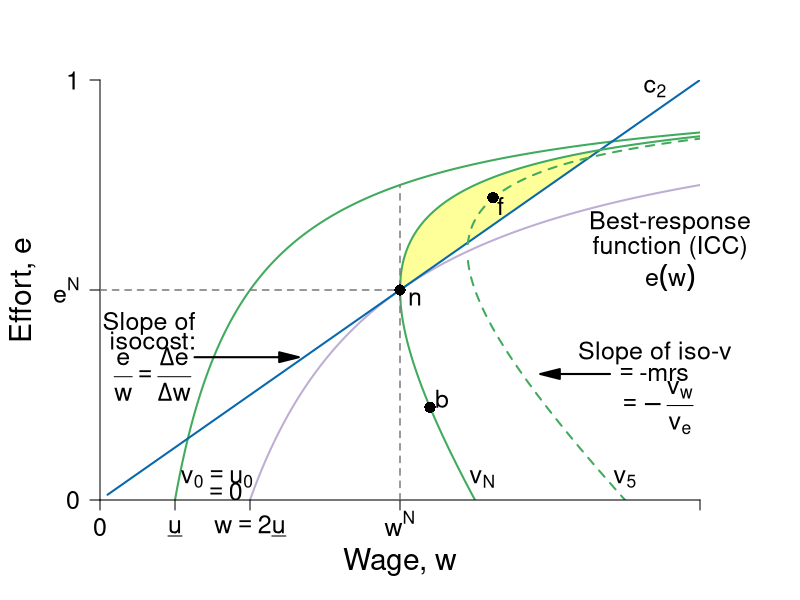

R code for this plot:
require(shape)
pdf(file = "employment/employment_brf_nash_improvinglens.pdf", width = 9, height = 7)

#Set parameters for graphics
axislabelsize <- 1.8
labelsize <- 1.5
namesize <- 1.8
annotatesize <- 1.5
graphlinewidth <- 2
segmentlinewidth <- 1.5

#The equation is below when v = 0. See Wolfram Alpha output. 
isov <- function(w, delta = 5) {
  (w - delta)/w
}

isovhigh1 <- function(w, delta = 5, v = 30){
  (sqrt(w^2 - 4 * delta * v) - w + 2*v)/( 2 * v )
}

isovlow1 <- function(w, delta = 5, v = 30){
  (-sqrt(w^2 - 4 * delta * v) - w + 2*v)/( 2 * v )
}

isovhigh2 <- function(w, delta = 5, v = 15){
  (sqrt(w^2 - 4 * delta * v) - w + 2*v)/( 2 * v )
}

isovlow2 <- function(w, delta = 5, v = 15){
  (-sqrt(w^2 - 4 * delta * v) - w + 2*v)/( 2 * v )
}

isovhigh3 <- function(w, delta = 5, v = 20){
  (sqrt(w^2 - 4 * delta * v) - w + 2*v)/( 2 * v )
}

isovlow3 <- function(w, delta = 5, v = 20){
  (-sqrt(w^2 - 4 * delta * v) - w + 2*v)/( 2 * v )
}

brfFn <- function(w, delta = 5) {
  1 - (2*delta) /w
}

isovhigh <- function(w, delta = 5, v = 20){
  (sqrt(w^2 - 4 * delta * v) - w + 2*v)/(2 * v )
}

#This is evaluated for p = 12; q = 12/(8*sqrt(12^2 - 4*delta1*v1)) - 1/8 for the slope
#At p = 12; q = (-sqrt(12^2 - 4*v1*delta1) - 12 + 2*v1)/(2*v1) = 0.799
tangencyLine <- function(w){
  (w*(0.05))
}

solowCondition <- function(w, delta = 5){
  (w*(1/(8*delta)))
}


COL <- c("#f7fcf5", "#e5f5e0", "#c7e9c0", "#a1d99b", "#74c476", "#41ab5d", "#238b45", "#005a32", "#ffff99")
#COL <- c("#7fc97f", "#beaed4", "#fdc086", "#ffff99", "#386cb0", "#f0027f", "#bf5b17", "#666666")
COLA <- c("#e0f3db", "#99d8c9","#66c2a4","#41ae76", "#238b45", "#005824")
COLB <- c("#c6dbef", "#4eb3d3", "#2b8cbe", "#0868ac","#084081")
COLC <- c("#fcfbfd", "#efedf5", "#dadaeb", "#bcbddc", "#9e9ac8", "#807dba", "#6a51a3", "#54278f", "#3f007d")
grays <- gray.colors(25, start = 1, end = 0)

grays <- gray.colors(25, start = 1, end = 0)
par(mar =  c(5, 5, 4, 5))
xlims <- c(0, 40)
ylims <- c(0, 1)

plot(0, 0, xlim = xlims, ylim = ylims, type = "n",
     xlab = expression(paste("Wage, ", w)),
     ylab = expression(paste("Effort, ", e)),
     xaxt = "n", 
     yaxt = "n", 
     cex.lab = axislabelsize, 
     line = 3,
     bty = "n", 
     xaxs="i", 
     yaxs="i")


npts <- 500 
npts2 <- 501
#Specify the sequences of points for graphing. 
xx0 <- seq(5, xlims[2], length.out = npts)
xx1 <- seq(10, xlims[2], length.out = npts)
xx2 <- seq(5, 15, length.out = npts)
xx3 <- seq(10, xlims[2], length.out = npts2)
xx4 <- seq(xlims[1], 10, length.out = npts2)
#For below, I solved sqrt(p^2 - 200) - p + 200/p = 0, getting p = 10*sqrt(2) = 14.14214
xx5 <- seq(18.43909, xlims[2], length.out = npts2)
xx6 <- seq(18.43909, 41, length.out = npts2)
xx7 <- seq(20, xlims[2], length.out = npts2)
xx8 <- seq(xlims[1], 25, length.out = npts2)
xx9 <- seq(xlims[1] + 0.5, xlims[2], length.out = npts2)
yy1 <- isovhigh(xx7, delta = 5, v = 20)


polygon(c(xx7, xx7[340]), c(yy1, yy1[340]), col = COL[9], density = NULL, border = NA)

#Draw the lines for the graphs
lines(xx1, brfFn(xx1), col = "#beaed4", lwd = graphlinewidth)
lines(xx0, isov(xx0, delta = 5), col = COL[6], lwd = graphlinewidth)

lines(xx9, solowCondition(xx9, delta = 5), col = COLB[4], lwd = graphlinewidth)
#lines(xx3, isovhigh1(xx3, v = 5, delta = 5), col = COL[4], lwd = graphlinewidth)
#lines(xx4, isovlow1(xx4, v = 5, delta = 5), col = COL[4], lwd = graphlinewidth)
#lines(xx5, isovhigh2(xx5, v = 17, delta = 5), col = COL[5], lwd = graphlinewidth)
#lines(xx6, isovlow2(xx6, v = 17, delta = 5), col = COL[5], lwd = graphlinewidth)
lines(xx7, isovhigh3(xx7, v = 20, delta = 5), col = COL[6], lwd = graphlinewidth)
lines(xx8, isovlow3(xx8, v = 20, delta = 5), col = COL[6], lwd = graphlinewidth)
lines(xx5, isovhigh1(xx5, v = 30, delta = 5), col = COL[6], lwd = graphlinewidth, lty = 2)
lines(xx6, isovlow1(xx6, v = 30, delta = 5), col = COL[6], lwd = graphlinewidth, lty = 2)

#Customize ticks and labels for the plot
ticksy <- c(0,  0.5, 1)
#ylabels <- c(0, expression(paste(frac(1,2))), 1)
ylabels <- c(0,  expression(paste(e^N)), 1)
ticksx <- c(0, 5, 10, 20, 40)
xlabels <- c(0, expression(paste(underline(u))) ,expression(paste(w == 2*underline(u))),  expression(paste(w^N)) , NA)
axis(1, at = ticksx, pos = 0, labels = xlabels, cex.axis = labelsize)
axis(2, at = ticksy, pos = 0, labels = ylabels, las = 1, cex.axis = labelsize)

#Annotation of  the three graphs and the NE
text(3.5, 0.42, expression(paste("Slope of ")), cex = labelsize)
text(3.5, 0.38, expression(paste("isocost:")), cex = labelsize)
text(3.5, 0.3, expression(paste( frac(e, w) == frac(Delta*e, Delta*w))), cex = labelsize)
Arrows(6.3, 0.34, 12.6, 0.34,  col = "black", lty = 1, lwd = 2, arr.type = "triangle")

text(25.5, 0.05, expression(paste(v[N])), cex = labelsize)
text(38, 0.66, expression(paste("Best-response")), cex = labelsize, xpd = TRUE)
text(38, 0.6, expression(paste("function (ICC)")), cex = labelsize, xpd = TRUE)
text(38, 0.53, expression(paste(e(w))), cex = labelsize, xpd = TRUE)
text(35, 0.05, expression(paste(v[5])), cex = annotatesize)
text(37, 0.98, expression(paste(c[2])), cex = annotatesize)
text(7.8, 0.05, expression(paste(v[0] == u[0])), cex = labelsize)
text(8.2, 0.02, expression(paste(phantom() == 0)), cex = labelsize)




#Lines for the coordinates of the Nash equilbrium
#segments(5, 0, 5, 1, lty = 2, col = "darkgray", lwd = 3)
#segments(10, 0, 10, 0.2, lty = 2, col = "darkgray", lwd = 2)
segments(20, 0, 20, 0.75, lty = 2, col = grays[20], lwd = segmentlinewidth)
segments(0, 0.5, 20, 0.5, lty = 2, col = grays[20], lwd = segmentlinewidth)
#segments(14.14214, 0.15, 14.14214, 0.45, lty = 2, col = "darkgray", lwd = 3)
text(21, 0.48, expression(n), cex = labelsize)
#text(13.8, 0.57, expression(paste("Incomplete contract")),cex = labelsize)
#text(14.2, 0.52, expression(paste("Nash equilibrium")),cex = labelsize)

#Arrows and rent label
# 
# Arrows(15, 0.8, 10.8, 0.8,  col = "black", lty = 1, lwd = 2, arr.type = "triangle")
# text(14.8, 0.95, expression(paste("Rent at")))
# text(14.8, 0.9, expression(paste("Incomplete Contract")))
# text(14.8, 0.85, expression(paste("Nash Equilibrium")))

#Arrows and slope of iso-v label
Arrows(34, 0.3, 30, 0.3,  col = "black", lty = 1, lwd = 2, arr.type = "triangle")
text(37, 0.35, expression(paste("Slope of iso-v")), cex = labelsize, xpd =TRUE)
text(37, 0.3, expression(paste(phantom() == "-mrs ")), cex = labelsize)
text(37, 0.22, expression(paste(phantom() == -frac(v[w], v[e]))), cex = labelsize)



#Add a point for the NE
points(20, 0.5, pch = 16, col = "black", cex = 1.5)

#segments(18.4, 0, 18.4, 0.75, lty = 2, col = "darkgray", lwd = 2)
#segments(0, brfFn(w = 18.4), 18.4, brfFn(w = 18.4), lty = 2, col = "darkgray", lwd = 2)
#points(18.4, brfFn(w = 18.4), pch = 16, col = "black", cex = 1.5)

#Add a point for b & complete contract NE label
#points(10, 0.5, pch = 16, col = "black", cex = 1.5)
#text(10.5, 0.47, expression(b))
# text(5, 0.58, expression(paste("Complete Contract")))
# text(5, 0.53, expression(paste("Nash equilibrium")))

#Add a point for c
#Figure out q for p = 14.14214: q = 1 - 2delta/p = 1 - (2*5)/14.14214 =  0.2928934
#points(20, 0.1839422, pch = 16, col = "black", cex = 1.5)
#text(20.8, 0.1839422, expression(c))

points(26.2, 0.72, pch = 16, col = "black", cex = 1.5)
text(26.2 + 0.5, 0.72 - 0.02, expression(f), cex = labelsize)
points(22, isovlow3(22, v = 20, delta = 5), pch = 16, col = "black", cex = 1.5)
text(22 + 0.8, isovlow3(22, v = 20, delta = 5) + 0.02, expression(b), cex = labelsize)

#Add a point for f. referred to in the text
#points(12, 0.82, pch = 16, col = "black", cex = 1.2)
#text(12, 0.85, expression(paste("NE")))

#Arrow to Pareto-improving Lens
#Arrows(20, 0.8, 23.8, 0.68, col = "black", lty = 1, lwd = 3)
#text(20, 0.82, expression(paste("Pareto-Improving Lens")))

dev.off()
